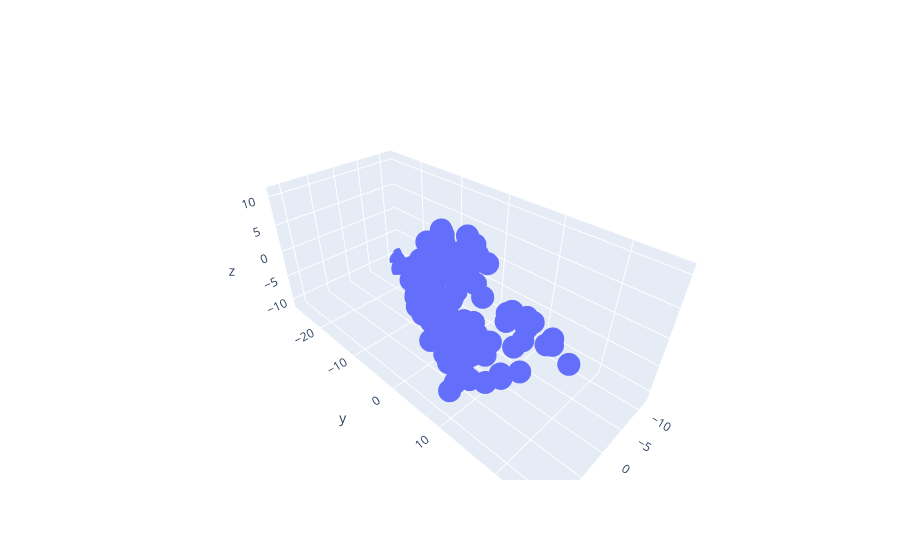

This figure's notebook cell:
### Code cell
# Exercise 5-10
import plotly.graph_objects as go

# As a matrix with two columns in R3, instead of two separate vectors
A = np.array( [ [3,0],
                [5,2],
                [1,2] ] )

# uncomment the line below
# A = np.array( [ [3,1.5],
#                 [5,2.5],
#                 [1, .5] ] )


xlim = [-4,4]
scalars = np.random.uniform(low=xlim[0],high=xlim[1],size=(100,2))

# create random points
points = np.zeros((100,3))
for i in range(len(scalars)):
  points[i,:] = A@scalars[i]

# draw the dots in the figure
fig = go.Figure( data=[go.Scatter3d(x=points[:,0], y=points[:,1], z=points[:,2], mode='markers')])
fig.show()
